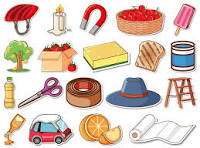
#> input picture LAB7/download.jpg, 200 x 148 px
$ jupyter execute CV_LAB_7.ipynb   (older library calls are emulated)
#> lines starting #> are read from the running program, lines starting #| are printed output that depends on the picture; after the words box and inside, x2 and y2 are one past the last pixel; in counts of white or black regions, pixels touching at a corner belong together
[cell 1]
import cv2

[cell 2]
import cv2
import numpy as np

# load image
img = cv2.imread('download.jpg', 0)
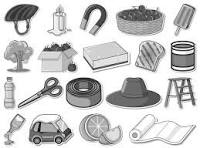
#> img: shape (148, 200); min 0, max 255, mean 205.8
img = cv2.resize(img, (200, 200))
#> img: shape (200, 200)

# simple convolution
def conv(img, kernel):
    k = len(kernel)
    pad = k // 2

    img = img.astype(np.float32)
    padded = np.pad(img, pad)
    out = np.zeros_like(img)

    for i in range(img.shape[0]):
        for j in range(img.shape[1]):
            region = padded[i:i+k, j:j+k]
            out[i, j] = np.sum(region * kernel)

    return out

# normalize for display
def norm(img):
    # return (255 * np.abs(img) / np.max(np.abs(img))).astype(np.uint8)
    img_norm = (img - img.min()) / (img.max() - img.min())
    img_norm = (img_norm * 255).astype(np.uint8)
    return img_norm

[cell 3]
import matplotlib.pyplot as plt


def cv2_imshow(image):
    if image.ndim == 2:
        plt.imshow(image, cmap="gray")
    else:
        plt.imshow(cv2.cvtColor(image, cv2.COLOR_BGR2RGB))
    plt.axis("off")
    plt.show()


mask_diag = [[-1, -1, 2],
             [-1,  2, -1],
             [ 2, -1, -1]]

res_diag = conv(img, mask_diag)

print("Task 1: Diagonal Detect")
cv2_imshow(norm(res_diag))

[cell 4]
mask_horiz = [[-1, -1, -1],
              [ 2,  2,  2],
              [-1, -1, -1]]

res_horiz = conv(img, mask_horiz)
print("Task 2: Horizontal Detect")
cv2_imshow(norm(res_horiz))

[cell 5]
mask_vert = [[-1, 2, -1],
             [-1, 2, -1],
             [-1, 2, -1]]

res_vert = conv(img, mask_vert)
print("Task 3: Vertical Detect")
cv2_imshow(norm(res_vert))

[cell 6]
sobel_x = [[-1, 0, 1], [-2, 0, 2], [-1, 0, 1]]
sobel_y = [[-1, -2, -1], [0, 0, 0], [1, 2, 1]]

s_x = conv(img, sobel_x)
s_y = conv(img, sobel_y)
sobel_mag = np.sqrt(s_x**2 + s_y**2)
print("Task 4: Sobel Operator")
cv2_imshow(norm(sobel_mag))

[cell 7]
prewitt_x = [[-1, 0, 1], [-1, 0, 1], [-1, 0, 1]]
prewitt_y = [[-1, -1, -1], [0, 0, 0], [1, 1, 1]]

p_x = conv(img, prewitt_x)
p_y = conv(img, prewitt_y)
prewitt_mag = np.sqrt(p_x**2 + p_y**2)
print("Task 5: Prewitt Operator")
cv2_imshow(norm(prewitt_mag))

[cell 8]
canny_edges = cv2.Canny(img, 100, 200)
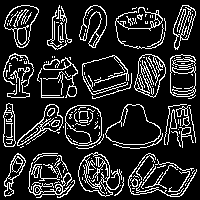
#> canny_edges: shape (200, 200); 16.2% white in thin lines or dots
print("Task 6: Canny Edges")
cv2_imshow(canny_edges)

[cell 9]
# Generate the Gabor kernel using cv2, then apply with our loops
gabor_kernel = cv2.getGaborKernel((5, 5), 4.0, np.pi/4, 10.0, 0.5, 0, ktype=cv2.CV_32F)

res_gabor = conv(img, gabor_kernel)
print("Task 7: Gabor Filter")
cv2_imshow(norm(res_gabor))

[cell 10]
sharpen_mask = [[ 0, -1,  0],
                [-1,  5, -1],
                [ 0, -1,  0]]

res_sharpen = conv(img, sharpen_mask)
#> after the loop in conv (call 9), `for i in range(img.shape[0]):`:
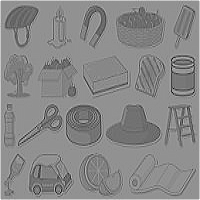
#> out: shape (200, 200) float32; min -428, max 766, mean 210.8; drawn with min black and max white
print("Task 8: Sharpened")
cv2_imshow(norm(res_sharpen))

[cell 11]
# 1. Add Gaussian Noise
noise = np.random.normal(0, 25, img.shape).astype(np.float32)
noisy_img = np.clip(img + noise, 0, 255).astype(np.uint8)
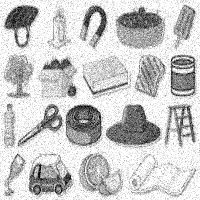
#> noisy_img: shape (200, 200); min 0, max 255, mean 200.9

# 2. Blur Filter
gaussian_kernel = (1/16) * np.array([[1, 2, 1], [2, 4, 2], [1, 2, 1]])
blurred_img = conv(noisy_img, gaussian_kernel)
#> after the loop in conv (call 10), `for i in range(img.shape[0]):`:
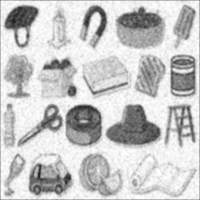
#> out: shape (200, 200) float32; min 28.81, max 255, mean 199.6
# blurred_img = cv2.GaussianBlur(noisy_img, (3,3), 0)

# 3. Edge Detection (Sobel as example)
sobel_x = [[-1, 0, 1], [-2, 0, 2], [-1, 0, 1]]
sobel_y = [[-1, -2, -1], [0, 0, 0], [1, 2, 1]]

noise_sobel_x = conv(blurred_img, sobel_x)
#> after the loop in conv (call 11), `for i in range(img.shape[0]):`:
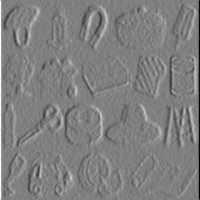
#> out: shape (200, 200) float32; min -1018.7, max 1011.4, mean 0; drawn with min black and max white
noise_sobel_y = conv(blurred_img, sobel_y)
noise_sobel_mag = norm(np.sqrt(noise_sobel_x**2 + noise_sobel_y**2))
#> in norm (call 8), `img_norm = (img - img.min()) / (img.max() - img.min())`:
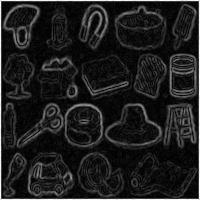
#> img_norm: shape (200, 200) float32; min 0, max 1, mean 0.12
print("Task 9: Noise -> Blur -> Sobel")
cv2_imshow(noise_sobel_mag)

[cell 12]
# Using the Canny edges from Task 6 to count, as they are cleanly thresholded
canny_edges = cv2.Canny(img, 100, 200)

edge_pixel_count = np.sum(canny_edges > 0)
#> edge_pixel_count = 6461
print(f"Total Edge Pixels Detected: {edge_pixel_count}")
#| Total Edge Pixels Detected: 6461

[cell 13]
# Assuming 'blurred_img' from Task 9, or compute a new one.
laplacian_kernel = [[ 0,  1,  0],
                    [ 1, -4,  1],
                    [ 0,  1,  0]]

res_log = conv(blurred_img, laplacian_kernel)
#> after the loop in conv (call 13), `for i in range(img.shape[0]):`:
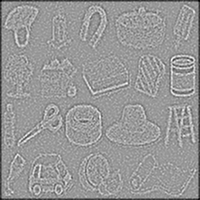
#> out: shape (200, 200) float32; min -193.6, max 125.3, mean -3.6; drawn with min black and max white
print("Task 10: Laplacian of Gaussian (LoG)")
cv2_imshow(norm(res_log))

[cell 14]
canny_edges = cv2.Canny(img, 100, 200)

# Use the binary edge map as a mask over the original image
edges_only = cv2.bitwise_and(img, img, mask=canny_edges)
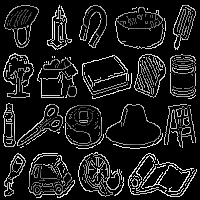
#> edges_only: shape (200, 200); min 0, max 255, mean 28.8
print("Task 12: Edges Only (Masked)")
cv2_imshow(edges_only)

[cell 15]
canny_edges = cv2.Canny(img, 100, 200)
contours, _ = cv2.findContours(canny_edges, cv2.RETR_EXTERNAL, cv2.CHAIN_APPROX_SIMPLE)
#> contours = 114 contours, 90 with area under 20; largest, box (x1, y1, x2, y2) and area: (105, 104, 161, 145) 1416, (65, 105, 102, 146) 1270, (78, 152, 122, 197) 1036, (170, 54, 196, 97) 982, (134, 54, 166, 98) 934

bbox_img = img.copy()

for cnt in contours:
    x, y, w, h = cv2.boundingRect(cnt)
    # Filter out extremely small noise points
    if w > 5 and h > 5:
        cv2.rectangle(bbox_img, (x, y), (x+w, y+h), (0, 255, 0), 1)
#> this loop made 114 passes
#> (x, y, w, h) on passes 3, 5, 6, 7, 9, 10, 11, 12, 14, 15, 16, 18: (120, 185, 1, 1), (32, 182, 9, 3), (54, 181, 6, 3), (57, 180, 18, 18), (187, 178, 3, 4), (131, 178, 7, 9), (114, 177, 10, 19), (59, 177, 1, 1), (133, 175, 6, 3), (168, 171, 22, 21), (57, 171, 1, 1), (56, 169, 1, 1)
#> (cnt, x, y, w, h) on passes 1, 2, 4, 8, 13, 17: ([[132, 188], [134, 188]], 132, 188, 3, 1), ([[31, 186], [31, 189]], 31, 186, 1, 4), ([[186, 183], [185, 184], [185, 185], [185, 184]], 185, 183, 2, 3), ([[139, 179], [139, 180]], 139, 179, 1, 2), ([[191, 175], [190, 176]], 190, 175, 2, 2), ([[194, 170], [192, 172], [192, 173], [192, 172]], 192, 170, 3, 4)
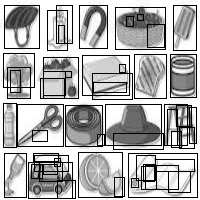
#> bbox_img: shape (200, 200); min 0, max 255, mean 176
print("Task 13: Bounding Boxes")
cv2_imshow(bbox_img)
